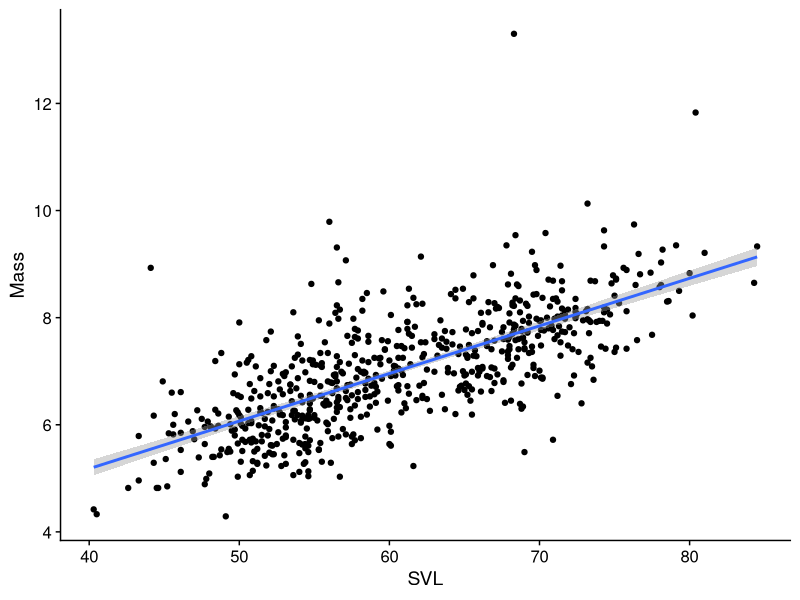
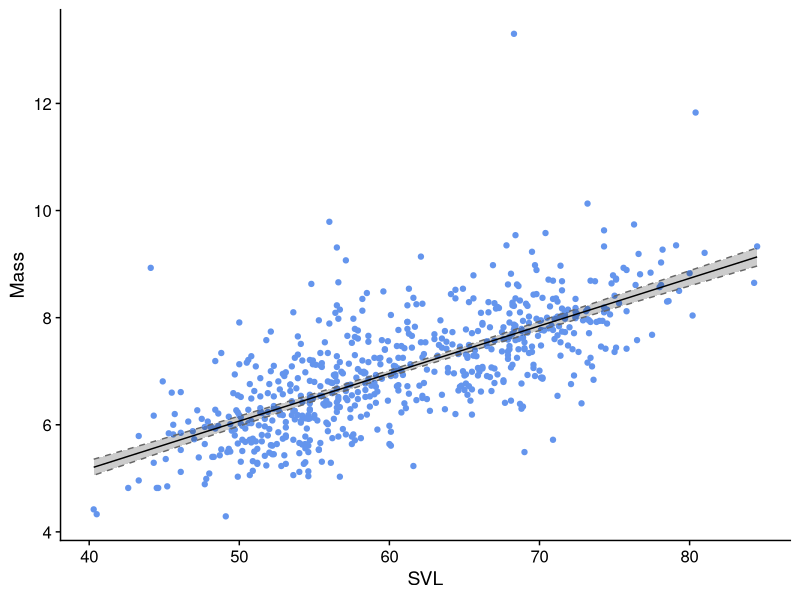
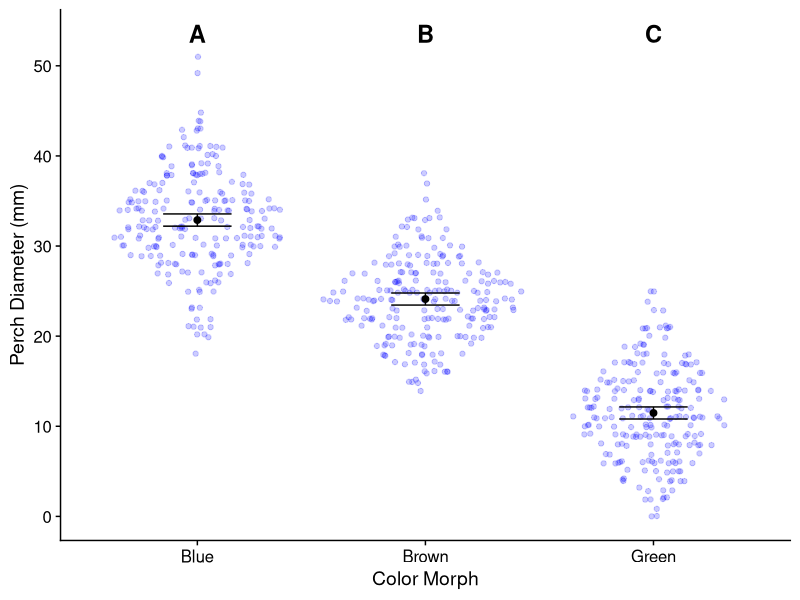

Source code (R) for these figures, in order:
## ---- chunk 1
# This invisible block is a workaround for Travis CI not having the tidyverse meta-package; 
library(ggplot2)
library(dplyr)
library(readr)
library(tibble)
library(forcats)
library(cowplot)
library(kableExtra)
theme_set(theme_cowplot())
lizards <- read_csv("example_data/anoles.csv") # See Appendix A if you don't have this data
# Capture View()
real_view = View
View = function(x,...){
  # Scrollable table output
  # knitr::kable(head(x))
  x |> head(n = 10) |> 
    kableExtra::kbl() |> 
    kableExtra::kable_paper() |> 
    kableExtra::scroll_box(width = "100%")
} 
## ---- chunk 2
color_levels = c("Red","Green","Blue")
# Randomly select 20 colors from color_levels
color_example = sample(color_levels, size = 20, replace = TRUE)
color_example

# Convert it into a factor
color_as_factor = factor(color_example, levels = color_levels)
color_as_factor
## ---- chunk 3
color_by_perch_tbl <- lizards |> 
  select(Color_morph, Perch_type) |> # select only the columns you want
  table()  # feed them into the table command
color_by_perch_tbl
## ---- chunk 4
color_by_perch_tbl / sum(color_by_perch_tbl)
## ---- chunk 5
chisq.test(color_by_perch_tbl)
## ---- chunk 6
site_a_contingency <- lizards |> 
  filter(Site == "A") |> # cut down the data size
  select(Color_morph, Perch_type) |> # select only the columns you want
  table()  # feed them into the table command
print(site_a_contingency)
chisq.test(site_a_contingency)
## ---- chunk 7
fisher.test(site_a_contingency)
## ---- chunk 8
chisq.test(lizards$Color_morph, lizards$Perch_type)
## ---- chunk 9
simple_reg <- lm(Mass ~ SVL, data = lizards)
simple_reg
## ---- chunk 10
coef(simple_reg)
## ---- chunk 11
summary(simple_reg)
## ---- chunk 12
lizards |> 
  ggplot() + 
  aes(x = SVL, y = Mass) + 
  geom_point() + 
  geom_smooth(method = "lm", # use a linear regression
              se = TRUE, # Include a confidence interval around the line
              level = .95) # the level of the confidence interval; default = 95%

## ---- chunk 13
simple_reg_predictions <- simple_reg |> 
  # Predict fitted values wish 95% confidence intervals
  predict(interval = "confidence", level = .95) |> 
  # The output of predict() is a matrix; that's hard to work with, so...
  as_tibble() # we convert the output of predict() to a data frame (tibble)
simple_reg_plot_data <- lizards |> 
  select(SVL, Mass) |> # we only need these columns
  bind_cols(simple_reg_predictions) # adds columns of simple_reg_preds to our lizards
View(simple_reg_plot_data)
## ---- chunk 14
ggplot(simple_reg_plot_data) + 
  aes(x = SVL) + 
  geom_point(aes(y = Mass), color = "cornflowerblue") + 
  geom_ribbon(aes(ymin = lwr, ymax = upr), 
              fill = alpha("black", .2),  # dark fill with 80% transparency (alpha)
              color = grey(.4), # dark-ish grey border line
              linetype = 2) +   # dotted border line
  geom_line(aes(y = fit))
## ---- chunk 15
# Create a data frame with new predictors
svl_predictors = tibble(SVL = c(20, 150, 600)) # New predictors
mass_predictions <- predict(simple_reg, 
                           newdata = svl_predictors)  # The newdata argument is key here
                                                      # If unspecified, it uses the original data
svl_predictors |> 
  mutate(Mass_estimate = mass_predictions)
## ---- chunk 16
# Fit the model wtih a regression
simple_anova_lm <- lm(Diameter ~ Color_morph, data = lizards) 
# Reformat into traditional ANOVA style; this is usually done with a pipe as part of the previous step
simple_anova <- aov(simple_anova_lm)

# Look at the ANOVA table
simple_anova |> summary()
## ---- chunk 17
summary(simple_anova_lm)
## ---- chunk 18
# make a data frame with just your predictors (distinct removes duplicates)
color_levels <- lizards |> distinct(Color_morph)
color_levels

simple_anova_means <- 
  # Calculate means & 95% CI
  predict(simple_anova, newdata = color_levels, 
                             interval = "confidence", level = 0.95) |> 
    as_tibble() |>  # Convert to data frame
    bind_cols(color_levels) # add the prediction data as more columns
simple_anova_means
## ---- chunk 19
simple_anova |> TukeyHSD()
## ---- chunk 20
# We'll store these in a data frame for later use
anova_means_letters <- simple_anova_means |> 
  arrange(Color_morph) |> # These will be plotted alphabetically, so we'll sort them that way to keep things easy
  mutate(anova_labels = c("A", "B", "C"))
anova_means_letters
## ---- chunk 21
library(ggforce) # for geom_sina()
# We're going to add post-hoc letters to this plot
letter_y_position <- max(lizards$Diameter) * 1.05 # Put letters at the top

anova_plot <- ggplot(lizards) + 
  aes(x = Color_morph) + # Color_morph column is in both lizards AND anova_means_letters
  # Show the raw data
  geom_sina(aes(y = Diameter), # Diameter column is in lizards data frame
            color = alpha("blue", .2)) +  # semi-transparent points
  geom_errorbar(
    aes(ymin = lwr, ymax = upr), # columns lwr and upr are in anova_means_letters
    data = anova_means_letters,    # Use the summary data frame instead of lizards
    color = "black", 
    width = .3 # How wide the error bars are
  ) + 
  geom_point(aes(y = fit), # fit column is in anova_means_letters
             color = "black", size = 2,
             data = anova_means_letters) + 
  geom_text(aes(label = anova_labels), # label is the aesthetic used to indicate text
            y = letter_y_position, # This is a fixed spot, not an aesthetic
            fontface = "bold",
            size = 6, # font size
            data = anova_means_letters) + 
  scale_y_continuous(
    # insure the letters aren't cut off at the top
    limits = c(NA, letter_y_position), # This is the same as ylim()
    breaks = seq(from = 0, to = 50, by = 10), # set axis ticks every 10 points
    name = c("Perch Diameter (mm)") # this is the same as ylab()
  ) + 
  xlab("Color Morph")
anova_plot
## ---- chunk 22
lizards_by_size <- lizards |>
  filter(SVL <= 55 | SVL >= 65) |>  # Remove the lizards of intermediate size
  mutate(Size_class = if_else (SVL >= 65, "big", "small") )# Define Size_class as big or small, based on SVL
## ---- chunk 23
lizard_size_sumary_table <- lizards_by_size |>
  group_by(Size_class) |> # We want to summarize each size class
  summarize(mean = mean(Limb), sd = sd(Limb), var = var(Limb), n = n()) |>
  ungroup()
lizard_size_sumary_table
## ---- chunk 24
lizard_t_test <-  t.test(Limb ~ Size_class, # formula specifies response (on left) and predictor (on right)
                         data = lizards_by_size, 
                         var.equal = FALSE) # Assume unequal variances; this is the default option.
print(lizard_t_test)
## ---- chunk 25
lizard_size_sumary_table |> 
  summarize(mean_diff = diff(mean),
            pooled_variance = sum(var * n) / sum(n) ) |> #weighted mean of variance
  mutate(cohen_d = abs(mean_diff) / sqrt(pooled_variance) ) # COhen's d is always positive, so take abs() of mean_diff 
